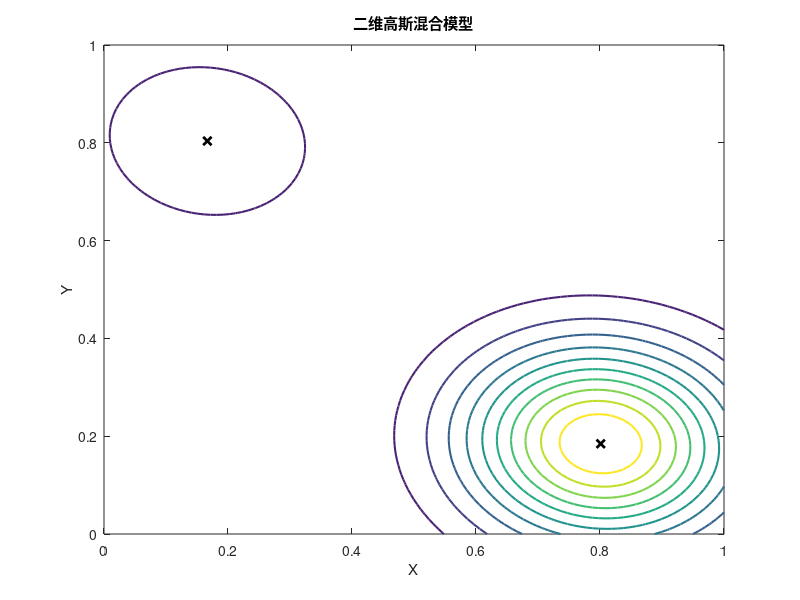
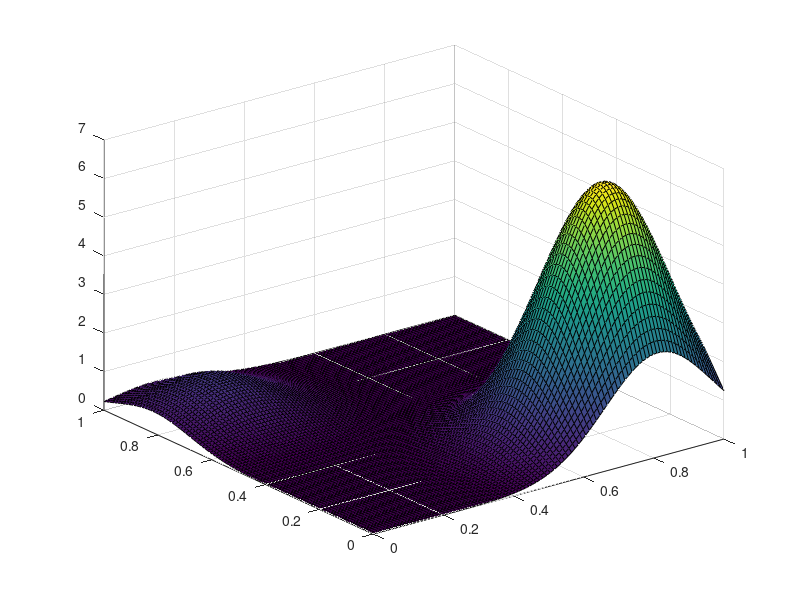

These figures' MATLAB source, in order: (Note: this script raises an error after producing the figures.)
clear
close all
% 生成高斯混合模型数据
rng(1); % 设置随机数种子
numSamples = 500; % 样本数量
numComponents = 2; % 混合模型分量数量

% 随机生成混合模型参数
mu = [0.2 0.8; 0.8 0.2]; % 每个分量的均值
sigma = repmat(0.02*eye(2), 1, 1, numComponents); % 每个分量的协方差矩阵
weights = rand(1, numComponents);
weights = weights / sum(weights); % 每个分量的权重

% 生成样本数据
data = [];
for i = 1:numComponents
    numSamplesComponent = round(numSamples * weights(i)); % 每个分量的样本数量
    dataComponent = mvnrnd(mu(i, :), sigma(:, :, i), numSamplesComponent);
    data = [data; dataComponent];
end

% 使用高斯混合模型进行拟合
gmModel = fitgmdist(data, numComponents);

% 绘制数据和拟合结果
x = linspace(0, 1, 100);
y = linspace(0, 1, 100);
[X, Y] = meshgrid(x, y);
XY = [X(:) Y(:)]; % 所有网格点的坐标
z = pdf(gmModel, XY); % 计算每个网格点的概率密度值
Z = reshape(z, size(X));

figure;
contour(X, Y, Z, 'LineWidth', 1.5); % 绘制等高线图
hold on;
% scatter(data(:, 1), data(:, 2), 'filled', 'MarkerFaceColor', 'r'); % 绘制样本点
hold off;
xlabel('X');
ylabel('Y');
title('二维高斯混合模型');


% 绘制每个分量的均值点
hold on;
scatter(gmModel.mu(:, 1), gmModel.mu(:, 2), 'Marker', 'x', 'MarkerEdgeColor', 'k', 'LineWidth', 2);
hold off;

figure(2);
surf(X,Y,Z);

figure(3);
heatmap(Z);


% % 绘制椭圆
% hold on;
% for i = 1:numComponents
%     plot_gaussian_ellipsoid(gmModel.mu(i, :), gmModel.Sigma(:, :, i));
% end
% hold off;